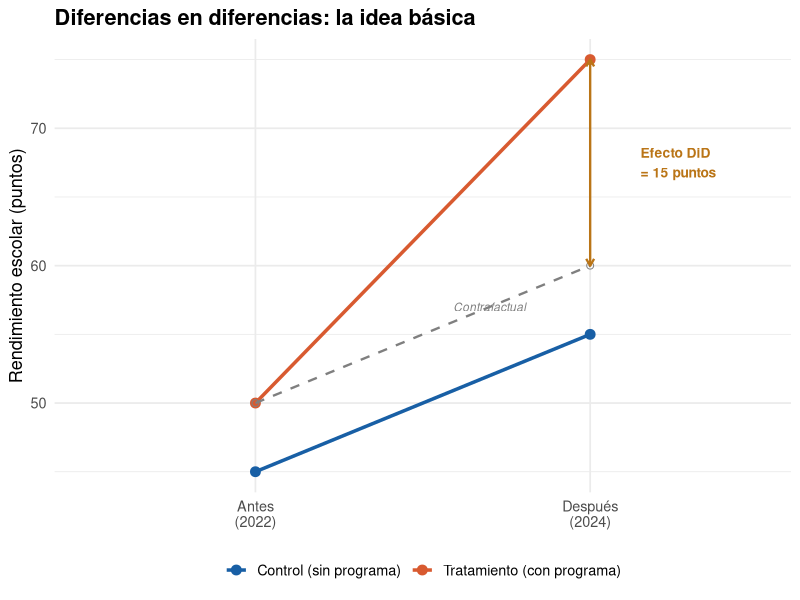

Write the R code that produced this figure.
## ---- chunk 1
#| label: fig-did-concepto
#| fig-cap: "Concepto de Diferencias en Diferencias"
#| echo: false

library(ggplot2)

# Datos simulados para ilustrar el concepto
datos_concepto <- data.frame(
  tiempo = rep(c("Antes\n(2022)", "Después\n(2024)"), 3),
  grupo = c(rep("Tratamiento (con programa)", 2),
            rep("Control (sin programa)", 2),
            rep("Contrafactual (sin programa)", 2)),
  valor = c(50, 75,   # Tratamiento: sube 25
            45, 55,    # Control: sube 10
            50, 60),   # Contrafactual: lo que habría pasado sin programa
  tipo_linea = c(rep("solid", 4), rep("dashed", 2))
)

ggplot(datos_concepto |> subset(grupo != "Contrafactual (sin programa)"),
       aes(x = tiempo, y = valor, color = grupo, group = grupo)) +
  geom_line(linewidth = 1.2) +
  geom_point(size = 3) +
  # Línea contrafactual
  geom_line(data = datos_concepto |> subset(grupo == "Contrafactual (sin programa)"),
            linetype = "dashed", linewidth = 0.8, color = "gray50") +
  geom_point(data = datos_concepto |> subset(grupo == "Contrafactual (sin programa)"),
             size = 2, color = "gray50", shape = 1) +
  # Anotación del efecto
  annotate("segment", x = 2, xend = 2, y = 60, yend = 75,
           arrow = arrow(length = unit(0.2, "cm"), ends = "both"),
           color = "#BA7517", linewidth = 0.8) +
  annotate("text", x = 2.15, y = 67.5, label = "Efecto DiD\n= 15 puntos",
           color = "#BA7517", fontface = "bold", size = 3.5, hjust = 0) +
  annotate("text", x = 1.7, y = 57, label = "Contrafactual",
           color = "gray50", size = 3, fontface = "italic") +
  scale_color_manual(values = c("Control (sin programa)" = "#185FA5",
                                 "Tratamiento (con programa)" = "#D85A30")) +
  labs(x = NULL, y = "Rendimiento escolar (puntos)",
       color = NULL,
       title = "Diferencias en diferencias: la idea básica") +
  theme_minimal(base_size = 13) +
  theme(legend.position = "bottom",
        plot.title = element_text(face = "bold"))
## ---- chunk 2
#| label: tbl-did-coeficientes
#| tbl-cap: "¿Qué significa cada coeficiente en la regresión DiD?"
#| echo: false

tabla <- data.frame(
  Coeficiente = c("β₀", "β₁", "β₂", "β₃"),
  Nombre = c("Intercepto",
             "Efecto grupo",
             "Efecto tiempo",
             "Efecto del programa (DiD)"),
  Interpretacion = c(
    "Promedio del grupo control antes del programa",
    "Diferencia inicial entre tratamiento y control (antes del programa)",
    "Cambio en el tiempo para el grupo control",
    "Efecto causal del programa — cambio adicional en el grupo tratado respecto al control"
  )
)

knitr::kable(tabla, col.names = c("Coeficiente", "Nombre", "Interpretación"))
